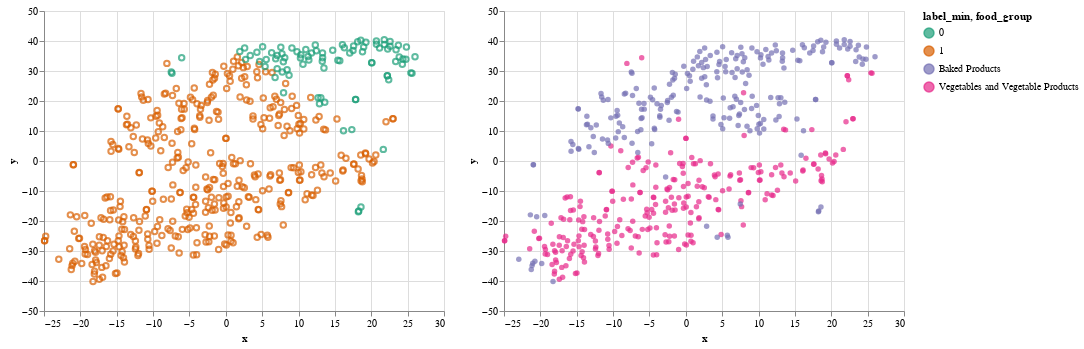

Notebook code cell kept with this figure:
### Code cell
tsne_min_chart | min_group

### Figure 1 — Vega-Lite specification as saved in the notebook (floating-point values rounded to 4 significant figures; data arrays with more than 128 entries replaced by an {"elided": "..."} marker saying what was removed)
{"config": {"view": {"width": 400, "height": 300}, "mark": {"tooltip": null}}, "hconcat": [{"mark": "point", "encoding": {"color": {"type": "nominal", "field": "label_min"}, "x": {"type": "quantitative", "field": "x"}, "y": {"type": "quantitative", "field": "y"}}}, {"mark": "circle", "encoding": {"color": {"type": "ordinal", "field": "food_group", "scale": {"scheme": "dark2"}}, "x": {"type": "quantitative", "field": "x"}, "y": {"type": "quantitative", "field": "y"}}}], "data": {"name": "data-13286f3913a49887e84c44809b71cdb6"}, "$schema": "https://vega.github.io/schema/vega-lite/v3.3.0.json", "datasets": {"data-13286f3913a49887e84c44809b71cdb6": {"elided": "477 records"}}}
